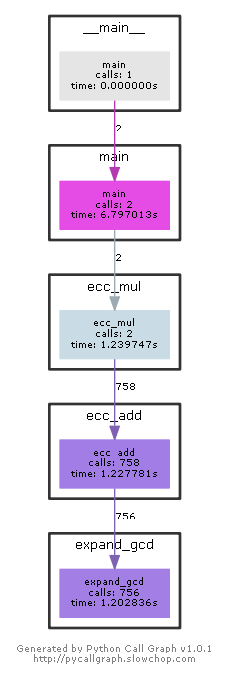

Write the Python code that produced this figure.
from pycallgraph import Config
from pycallgraph import GlobbingFilter
from pycallgraph import PyCallGraph
from pycallgraph.output import GraphvizOutput


def expand_gcd(a, b):  # 欧几里得拓展算法

    '''
    从-1开始记数
    qi = ri-2 // ri-1
    '''
    # 前要判断
    if a == 0:
        if b > 0:
            return 0, 1, b
        else:
            return 0, -1, -b
    if b == 0:
        return 1, 0, a
    if a == 1 and b == 1:
        return 1, 0, 1
    # 准备工作
    t = 1  # 偏项，以便后续列表从i=-1开始，t+i表示第i项
    r = [a, b]
    x = [1, 0]
    y = [0, 1]
    q = [0, 0]

    i = -1

    q.append(r[t + i] // r[t + i + 1])  # q1

    i = 1
    while True:
        x_new = x[t + i - 2] - q[t + i] * x[t + i - 1]  # xi
        y_new = y[t + i - 2] - q[t + i] * y[t + i - 1]  # yi
        x.append(x_new)
        y.append(y_new)

        r_new = a * x[t + i] + b * y[t + i]  # ri
        if r_new == 0:
            break
        r.append(r_new)
        q_new = r[t + i - 1] // r[t + i]
        q.append(q_new)
        i = i + 1
    x_, y_, r_ = x[t + i - 1], y[t + i - 1], r[t + i - 1]

    if r_ < 0:
        x_ = -x_
        y_ = -y_
        r_ = -r_
    if x_ < 0:
        while x_ < 0:
            x_ = abs(b) // r_ + x_
        y_ = (r_ - a * x_) // b
    x_ = int(x_)
    y_ = int(y_)
    r_ = int(r_)
    return x_, y_, r_


def ecc_add(A, B, a, b, p):
    x, y = 0, 0
    if A[0] == B[0] and A[1] + B[1] == 0:
        return [x, y]
    elif A[0] == A[1] == 0:
        return B
    elif B[0] == B[1] == 0:
        return A
    else:
        if A != B:
            tmp = expand_gcd(B[0] - A[0], p)[0]
            # print(tmp)
            delta = ((B[1] - A[1]) * tmp) % p
            # print(delta)
        else:
            tmp = expand_gcd(2 * A[1], p)[0]
            # print(tmp)
            delta = ((3 * A[0] * A[0] + a) * tmp) % p
            # print(delta)
        x = (delta * delta - A[0] - B[0]) % p
        y = (delta * (A[0] - x) - A[1]) % p
        return [x, y]


def ecc_mul(A, k, a, b, p):
    x, y = 0, 0
    res = (x, y)
    reg = A
    while k > 0:
        if k & 1 == 1:
            res = ecc_add(res, reg, a, b, p)
        reg = ecc_add(reg, reg, a, b, p)
        k = k >> 1
    return res


def main():
    p = int(input().strip())
    a = int(input().strip())
    b = int(input().strip())
    L = input().strip().split()
    G = [int(L[0]), int(L[1])]
    x = int(input().strip())
    L = input().strip().split()
    Y = [int(L[0]), int(L[1])]

    ans = ecc_mul(Y, x, a, b, p)

    print(ans[0], ans[1])


if __name__ == "__main__":
    ############################################################################
    '''
        生成函数调用图
    '''
    config = Config()
    config.trace_filter = GlobbingFilter(
        include=[
            '*'
        ]
    )
    config.trace_filter = GlobbingFilter(
        exclude=['pycallgraph.*']
    )
    ############################################################################

    graphviz = GraphvizOutput()
    graphviz.output_file = 'ECC-DH密钥交换协议.png'
    with PyCallGraph(output=graphviz, config=config):
        for i in range(2):
            main()
